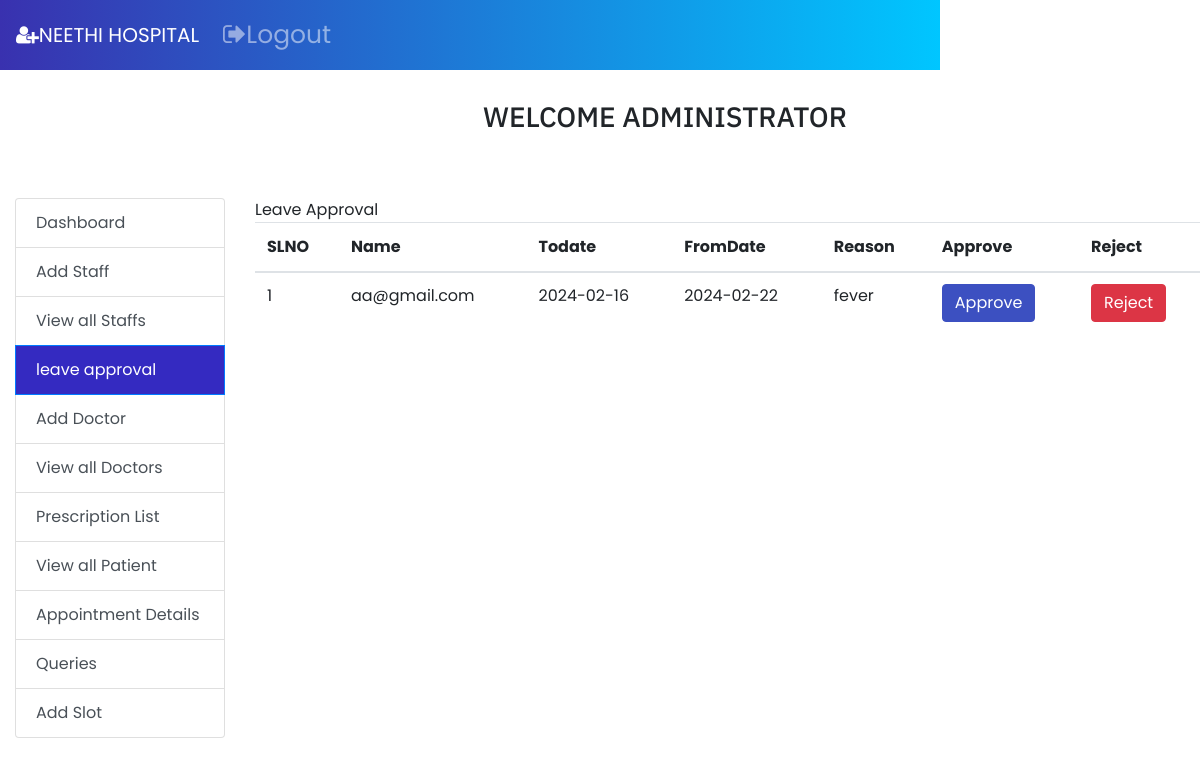
/leave.php, run on an earlier commit of the app's database.
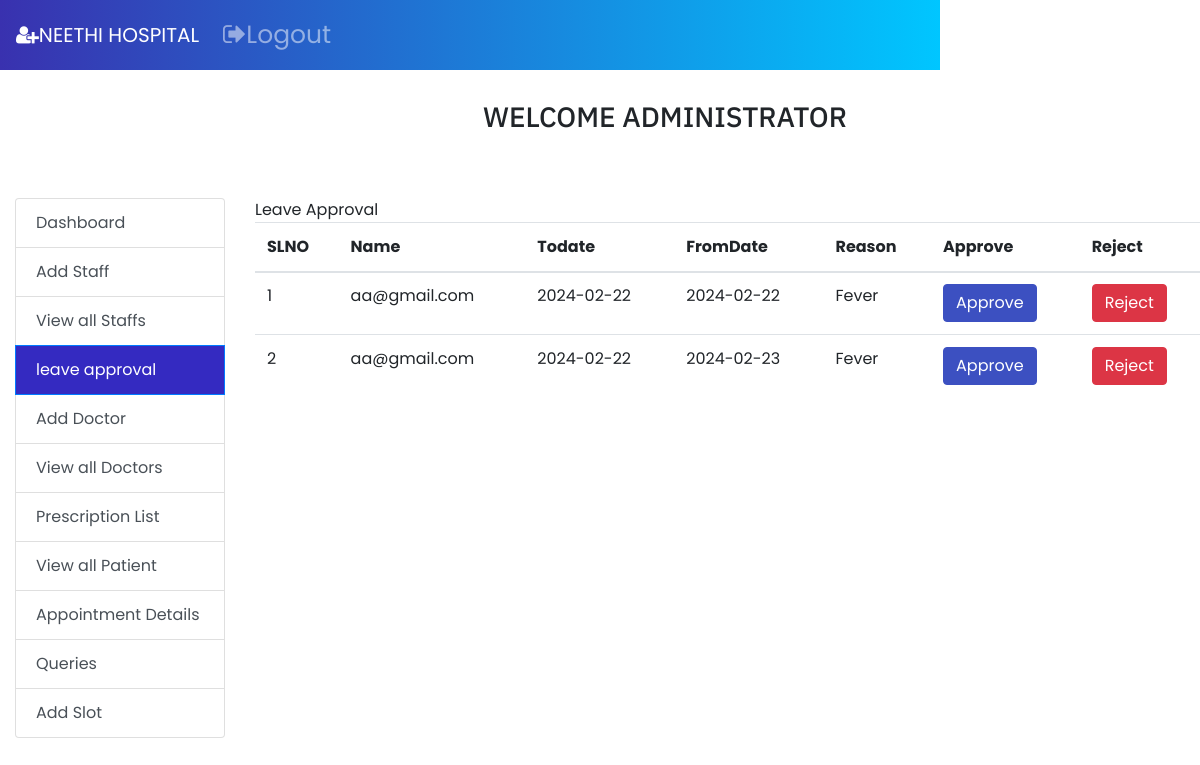
And on a later commit of the database.
### tables this page shows
CREATE TABLE `tbl_leave` (
  `lid` int(10) NOT NULL,
  `username` varchar(50) NOT NULL,
  `todate` date NOT NULL,
  `fromdate` date NOT NULL,
  `reason` varchar(50) NOT NULL,
  `lstatus` varchar(50) NOT NULL
);

### leave.php (the view, shortened to what the changed rows need)
<!DOCTYPE html>
<!DOCTYPE html>
<link rel="stylesheet" href="styletable.css">
<html lang="en">
<head>
    <link rel="stylesheet" type="text/css" href="font-awesome-4.7.0/css/font-awesome.min.css">
    <link rel="stylesheet" href="style.css">
    <link rel="stylesheet" href="vendor/fontawesome/css/font-awesome.min.css">
    <link rel="stylesheet" href="https://maxcdn.bootstrapcdn.com/bootstrap/4.0.0-beta/css/bootstrap.min.css">
        <link rel="stylesheet" href="https://stackpath.bootstrapcdn.com/bootstrap/4.3.1/css/bootstrap.min.css">
</head>
<body style="padding-top:50px;">
    <div class="container-fluid" style="margin-top:50px;">
        <div class="row">
            <div class="col-md-8" style="margin-top: 3%;">
                <div class="tab-content" id="nav-tabContent" style="width: 950px;">
                    <div class="panel panel-default">
                        <div>
                            <table class="table" ui-jq="footable" ui-options='{
        "paging": {
          "enabled": true
        },
        "filtering": {
          "enabled": true
        },
        "sorting": {
          "enabled": true
        }}'>
                                <thead>
                                    <tr>
                                        <th data-breakpoints="xs">SLNO</th>
                                        <th>Name</th>
                                        <th>Todate</th>
                                        <th>FromDate</th>
                                        <th>Reason</th>
                                        <th>Approve</th>
                                        <th>Reject</th>
                                    </tr>
                                </thead>
                                <tbody>
                                    <tr data-expanded="true">
                                        <?php
                                        $con = mysqli_connect("localhost", "root", "", "myhmsdb");
                                        ?>
                                        <?php
                                        $s = 1;
                                        $sql = mysqli_query($con, "SELECT * FROM tbl_leave WHERE lstatus = 'pending' ");
                                        while ($display = mysqli_fetch_array($sql)) {
                                            echo "<tr>";
                                            echo "<td>" . $s++ . "</td>";
                                            echo "<td>" . $display["username"] . "</td>";
                                            echo "<td>" . $display["todate"] . "</td>";
                                            echo "<td>" . $display["fromdate"] . "</td>";
                                            echo "<td>" . $display["reason"] . "</td>";
                                        ?>
                                            <td><button class="btn btn-primary"><a href="approval.php?id=<?php echo $display['lid']; ?>" style="color:white;">Approve</a></button> </td>
                                            <td><button class="btn btn-danger"><a href="rejectl.php?id=<?php echo $display['lid']; ?>" style="color:white;">Reject</a></button> </td>
                                        <?php
                                            echo "</tr>";
                                        }
                                        echo "</table>";
                                        ?>
                        </div>
                    </div>
                </div>
            </div>
</body>
</html>

What changed in the data, as far as the page shows it:
no longer on this page (row edited): tbl_leave: username "aa@gmail.com", todate "2024-02-16", fromdate "2024-02-22", reason "fever"
added tbl_leave: username "aa@gmail.com", todate "2024-02-22", fromdate "2024-02-22", reason "Fever"
added tbl_leave: username "aa@gmail.com", todate "2024-02-22", fromdate "2024-02-23", reason "Fever"
